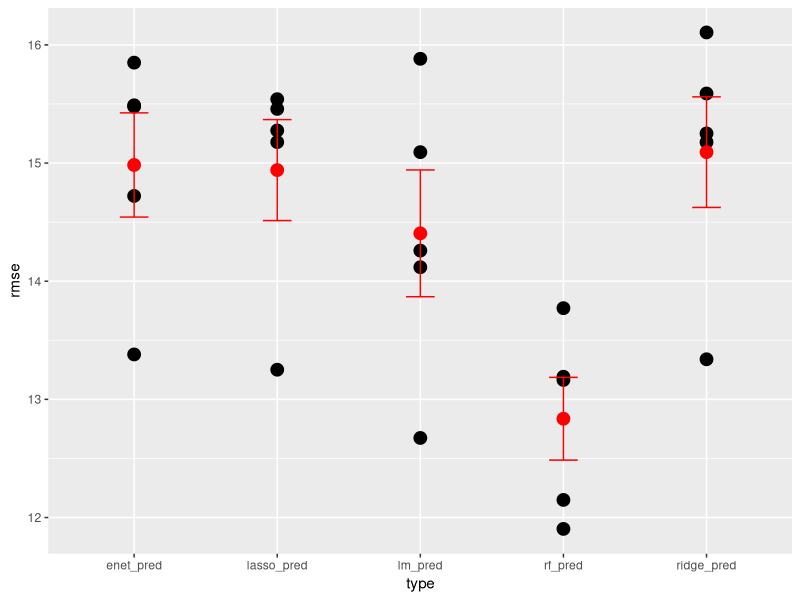

R code for this plot:
## ---- chunk 1
library(tidyverse)
library(randomForest)
library(glmnet)
library(VIM)
## ---- chunk 2
health_tt <- read_csv("../data/final_data.csv")


health_tt <- health_tt |> 
  select(-name, -...1, -population, -alcohol_impaired_driving_deaths, -homicides, -excessive_drinking) 

health_tt |>  summarise(across(everything(), ~ sum(is.na(.))))


health_tt <- na.omit(health_tt)
## ---- chunk 3



set.seed(101)
k <- 5
health_tt <- health_tt |>
  mutate(test_fold = sample(rep(1:k, length.out = n())))
## ---- chunk 4
get_test_pred <- function(k) {
  test_data <- health_tt |>  filter(test_fold == k)                     # get test and training data
  train_data <- health_tt |>  filter(test_fold != k)
  test_x <- as.matrix(select(test_data, -drug_overdose_deaths))            # get test and training matrices
  train_x <- as.matrix(select(train_data, -drug_overdose_deaths))
  
  lm_fit <- lm(drug_overdose_deaths ~ ., data = train_data)                  # fit models to training data
  ridge_fit <- cv.glmnet(train_x, train_data$drug_overdose_deaths, alpha = 0)
  lasso_fit <- cv.glmnet(train_x, train_data$drug_overdose_deaths, alpha = 1)
  enet_fit <- cv.glmnet(train_x, train_data$drug_overdose_deaths, alpha = 0.5)
  rf_fit <- randomForest(drug_overdose_deaths ~ ., data = train_data, importance = TRUE)
  
  tibble(lm_pred = predict(lm_fit, newdata = test_data),              # return test results
         ridge_pred = as.numeric(predict(ridge_fit, newx = test_x)),
         lasso_pred = as.numeric(predict(lasso_fit, newx = test_x)),
         enet_pred = as.numeric(predict(enet_fit, newx = test_x)),
         rf_pred = predict(rf_fit, newdata = test_data),
         test_actual = test_data$drug_overdose_deaths,
         test_fold = k)
}
## ---- chunk 5
#health_tt <- kNN(health_tt, k = 5, imp_var = FALSE)

test_pred_all <- map(1:k, get_test_pred) |> 
  bind_rows()
## ---- chunk 6
test_pred_all |>
  pivot_longer(lm_pred:rf_pred, 
               names_to = "type", 
               values_to = "test_pred") |>
  group_by(type, test_fold) |>
  summarize(
    rmse = sqrt(mean((test_actual - test_pred)^2))
  ) |> 
  ggplot(aes(x = type, y = rmse)) + 
  geom_point(size = 4) +
  stat_summary(fun = mean, geom = "point", 
               color = "red", size = 4) + 
  stat_summary(fun.data = mean_se, geom = "errorbar", 
               color = "red", width = 0.2)
